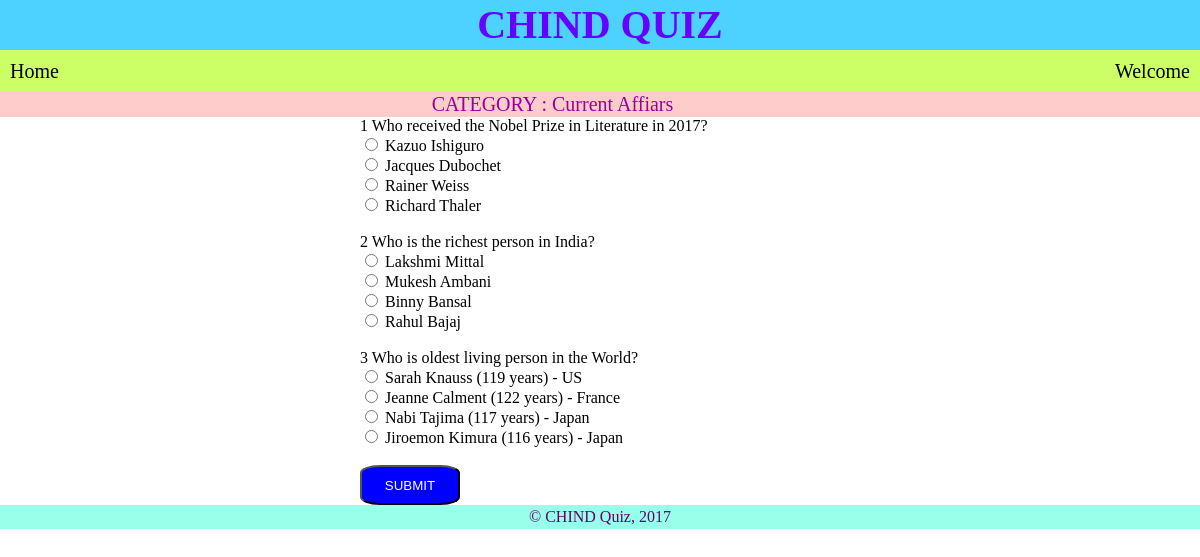
/includes/quiz.php?cat=Current Affiars, run on the app's committed database.
### tables this page shows
CREATE TABLE `questions` (
  `id` int(11) NOT NULL,
  `question` varchar(300) NOT NULL,
  `option1` varchar(200) NOT NULL,
  `option2` varchar(200) NOT NULL,
  `option3` varchar(200) NOT NULL,
  `option4` varchar(200) NOT NULL,
  `answer` int(11) NOT NULL,
  `category` varchar(100) NOT NULL
);

### includes/quiz.php (the view, shortened to what this page needs)
<?php
	require_once 'database.php';
?>
<!DOCTYPE html>
<html>
<head>
	<link rel="stylesheet" href="../style/style.css">
</head>
<body>
	<header>
		CHIND QUIZ
	</header>
	<div id="menu">
		<ul>
			<li><a href="../home.php">Home</a></li>
			<li class="right user">Welcome <?php echo $_SESSION['uname']; ?></li>
		</ul>
	</div>
	<div id="lgsg">
		CATEGORY : <?php echo $_GET['cat']; ?>
	</div>
	<div id="attempt">
		<form method="post" action="result.php">
			<?php
				$catn = $_GET['cat'];
				$sql_q = "SELECT * FROM questions WHERE category = '$catn'";
				$run_q = mysqli_query($con, $sql_q);
				$i = 1;
				while($row = mysqli_fetch_array($run_q)) {
					echo $i." ".$row['question']."<br>";
					echo "<input type='radio' value='1' name='res$i'> ".$row['option1']."<br>";
					echo "<input type='radio' value='2' name='res$i'> ".$row['option2']."<br>";
					echo "<input type='radio' value='3' name='res$i'> ".$row['option3']."<br>";
					echo "<input type='radio' value='4' name='res$i'> ".$row['option4']."<br><br>";
					$i++;
				}
				echo "<button type='submit'>SUBMIT</button>";
			?>
		</form>
	</div>
	<footer>&copy; CHIND Quiz, 2017</footer>
</body>
</html>

### style/style.css (style rules this page uses)
body { margin: 0; padding: 0; }
header { color: #6600ff; background-color: #4dd2ff; text-align: center; font-size:40px; line-height: 50px; height: 50px; font-weight: bolder; }
#lgsg { width: 100%; height: 25px; text-align: center; font-size: 20px; line-height: 25px; color: #990099; background-color: #ffcccc; }
button { width: 100px; height: 40px; border-radius: 20%; background-color: blue; color: white; }
#menu { height: 42px; width: 100%; background-color: #ccff66; position: relative; }
#menu ul, .nav ul { margin: 0; padding: 0; }
#menu ul li { list-style: none; display: inline-block; font-size: 20px; padding: 10px; }
a { text-decoration: none; color: black; }
.right { float: right; }
footer { color: #660066; background-color: #99ffeb; height: 24px; text-align: center; line-height: 24px; clear: both; }
#attempt { margin-left: 30%; }

### data on the page
questions: question "Who received the Nobel Prize in Literature in 2017?", option1 "Kazuo Ishiguro", option2 "Jacques Dubochet", option3 "Rainer Weiss", option4 "Richard Thaler"
questions: question "Who is the richest person in India?", option1 "Lakshmi Mittal", option2 "Mukesh Ambani", option3 "Binny Bansal", option4 "Rahul Bajaj"
questions: question "Who is oldest living person in the World?", option1 "Sarah Knauss (119 years) - US", option2 "Jeanne Calment (122 years) - France", option3 "Nabi Tajima (117 years) - Japan", option4 "Jiroemon Kimura (116 years) - Japan"

### other printed values
$_GET['cat'] "Current Affiars"
